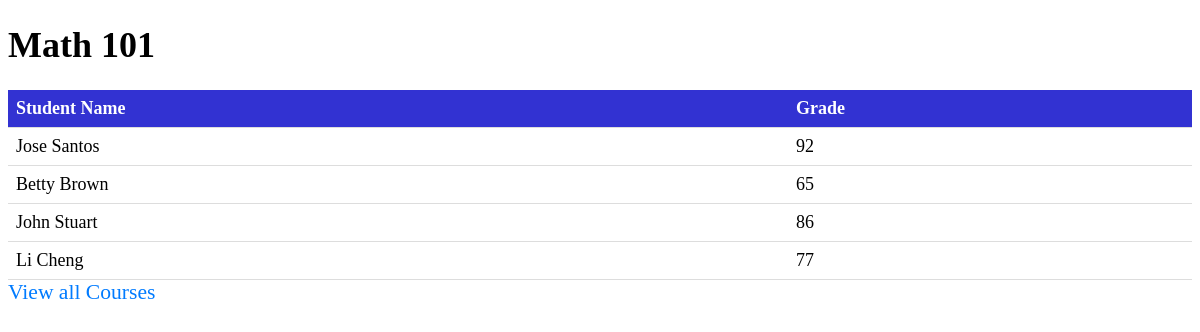
Screenshot of /teacher/Math 101 (signed in) with the database file from the repository.
### app.py (models this page shows, shortened)
class Courses(db.Model):
    __tablename__ = "Courses"
    course_id = db.Column(db.Integer, primary_key = True)
    course_name = db.Column(db.String, nullable = False)
    course_teacher = db.Column(db.String, nullable = False)
    course_time = db.Column(db.String, nullable = False)
    students_enrolled = db.Column(db.Integer, nullable = False)
    capacity = db.Column(db.Integer, nullable = False)
    enrolled = db.relationship('EnrolledClasses', back_populates = 'course')

class Users(UserMixin, db.Model):
    __tablename__ = "Users"
    id = db.Column(db.Integer, primary_key = True)
    username = db.Column(db.String, nullable = False)
    name = db.Column(db.String, nullable = False)
    password = db.Column(db.String, nullable = False)
    accountId = db.Column(db.Integer, nullable = False)
    enrolled = db.relationship('EnrolledClasses', back_populates = 'user')

### app.py (the view)
@app.route('/teacher/<course_name>', methods = ["GET"])
@login_required
def teacherClassInfo(course_name):
    grades = []
    studentsID = []
    studentsNames = []
    courseID = Courses.query.filter_by(course_name = course_name).first().course_id
    students = db.session.query(EnrolledClasses).filter_by(courses_id = courseID)
    for student in students:
        studentsID.append(student.user_id)
        grades.append(student.grade)
    enrolledStudents =  Users.query.filter(Users.id.in_(studentsID))
    for names in enrolledStudents:
        studentsNames.append(names.name)
    length = len(studentsID)
    return render_template('teacherCourse.html', course_name = course_name, students = studentsNames, grades = grades, length = length)

### app.py (called while the page is built)
@login_manager.user_loader
def load_user(user_id):
    return Users.query.get(user_id)

### templates/teacherCourse.html (shortened to what this page needs)
<!DOCTYPE html>
<html>
  <head>
    <link rel="stylesheet" href="static/style.css">
  </head>
  <body>
    <h1>{{course_name}}</h1>
    <table>
      <thead>
        <tr>
          <th>Student Name</th>
          <th>Grade</th>
        </tr>
      </thead>
      <tbody>
        {% for i in range(0, length) %}
        <tr>
            <td>{{students[i]}}</td>
            <td>{{grades[i]}}</td>
        </tr>
        {% endfor %}</tbody>
    </table>
    <a href="{{ url_for('teacherClasses') }}">View all Courses</a>
  </body>
</html>

### static/style.css (style rules this page uses)
table { border-collapse: collapse; width: 100%; }
th, td { padding: 8px; text-align: left; border-bottom: 1px solid #ddd; }
th { background-color: rgb(50, 50, 210); color: white; }
a { color: #007bff; text-decoration: none; }
body { font-size: 18px; }
h1 { font-size: 2em; }
a { font-size: 1.2em; }

### rows the page displays
Courses: course_name "Math 101"
Users: name "Jose Santos"
Users: name "Betty Brown"
Users: name "John Stuart"
Users: name "Li Cheng"

### other values shown
{{ grades[i] }} "92" "65" "86" "77"
